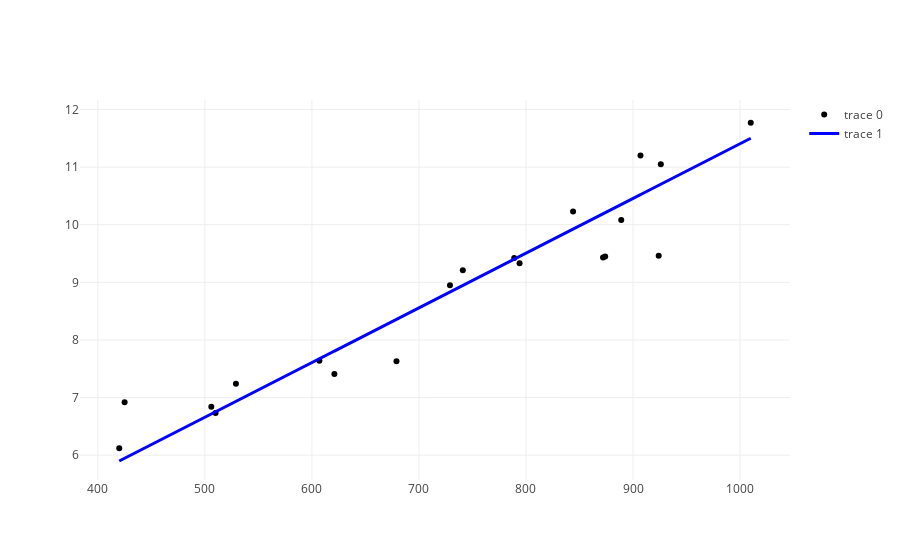

The notebook cell saved with this chart:
### Markdown cell above
# Plotagem final

### Code cell
pred_result = model.evaluate(dataframe_vector)
p1 = go.Scatter(x=clientes, 
                y=vendas, 
                mode='markers',
                marker=dict(color='black')
               )

p2 = go.Scatter(x=clientes, 
                y=pred_result.predictions.toPandas().prediction,
                mode='lines',
                line=dict(color='blue', width=3)
                )

iplot([p1,p2], filename='Previsão')

### Figure 1 — Plotly figure (JSON) as saved in the notebook; plotly's stock layout.template omitted (floating-point values rounded to 4 significant figures)
{"data": [{"marker": {"color": "black"}, "mode": "markers", "type": "scatter", "uid": "40df7d12-74c3-4d27-9f16-e8ebd270ed05", "x": [907, 926, 506, 741, 789, 889, 874, 510, 529, 420, 679, 872, 924, 607, 425, 729, 794, 844, 1010, 621], "y": [11.2, 11.05, 6.84, 9.21, 9.42, 10.08, 9.45, 6.73, 7.24, 6.12, 7.63, 9.43, 9.46, 7.64, 6.92, 8.95, 9.33, 10.23, 11.77, 7.41]}, {"line": {"color": "blue", "width": 3}, "mode": "lines", "type": "scatter", "uid": "7c458190-0114-46a3-8285-baa892234dcb", "x": [907, 926, 506, 741, 789, 889, 874, 510, 529, 420, 679, 872, 924, 607, 425, 729, 794, 844, 1010, 621], "y": [10.52, 10.7, 6.715, 8.946, 9.402, 10.35, 10.21, 6.753, 6.933, 5.898, 8.357, 10.19, 10.68, 7.674, 5.946, 8.832, 9.449, 9.924, 11.5, 7.807]}], "layout": {}}
